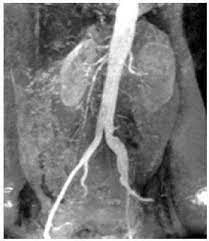
#> input picture resim.jpg, 209 x 241 px
$ python 'ödev.py'
#> lines starting #> are read from the running program, lines starting #| are printed output that depends on the picture
import cv2 as cv
import matplotlib.pyplot as plt
import numpy as np
img = cv.imread ("resim.jpg",0)
#> img is the input picture: shape (241, 209); min 0, max 255, mean 121.3
img_yukseklik = img.shape[0]
#> img_yukseklik = 241
img_genislik = img.shape[1]
#> img_genislik = 209
Histogram =np.zeros([256])
for a in range (0,img_yukseklik):
    for b in range (0,img_genislik):
        Histogram [img[a,b]] +=1
plt.plot(Histogram)
plt.title("HİSTOGRAM")
plt.show()
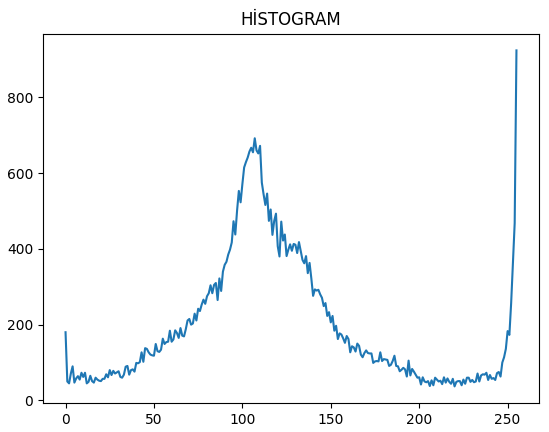
#> figure drawn by matplotlib, 1 panel; curve peaks at x = 255, y = 924
